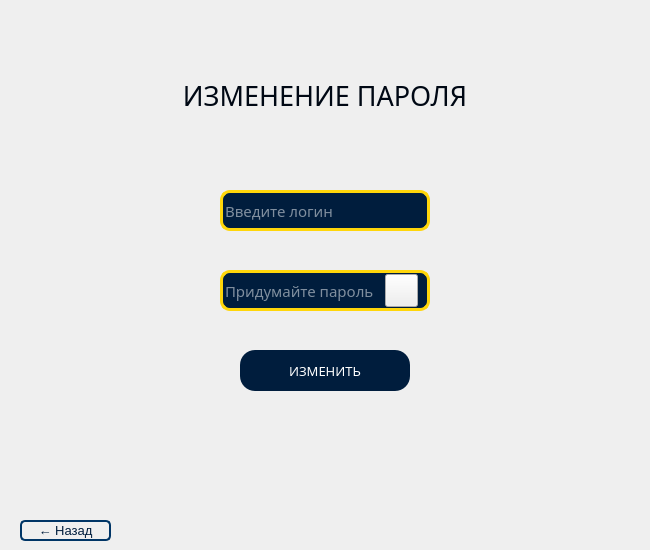
<?xml version="1.0" encoding="UTF-8"?>
<ui version="4.0">
 <class>Form</class>
 <widget class="QWidget" name="Form">
  <property name="geometry">
   <rect>
    <x>0</x>
    <y>0</y>
    <width>650</width>
    <height>550</height>
   </rect>
  </property>
  <property name="windowTitle">
   <string>Form</string>
  </property>
  <widget class="QLabel" name="error_password">
   <property name="geometry">
    <rect>
     <x>225</x>
     <y>310</y>
     <width>201</width>
     <height>25</height>
    </rect>
   </property>
   <property name="font">
    <font>
     <family>Object Sans Heavy</family>
     <pointsize>7</pointsize>
    </font>
   </property>
   <property name="styleSheet">
    <string notr="true">color: #003566;font-family:&quot;Object Sans Heavy&quot;;background:transparent
</string>
   </property>
   <property name="text">
    <string/>
   </property>
   <property name="wordWrap">
    <bool>true</bool>
   </property>
   <property name="margin">
    <number>0</number>
   </property>
   <property name="indent">
    <number>-1</number>
   </property>
  </widget>
  <widget class="QLineEdit" name="password_line">
   <property name="geometry">
    <rect>
     <x>220</x>
     <y>270</y>
     <width>210</width>
     <height>41</height>
    </rect>
   </property>
   <property name="font">
    <font>
     <family>Object Sans Heavy</family>
     <pointsize>11</pointsize>
    </font>
   </property>
   <property name="styleSheet">
    <string notr="true">color:#FFFFFF;background:#001D3D;border-radius:10px;font-family:&quot;Object Sans Heavy&quot;;border:3px solid #FFD60A;</string>
   </property>
   <property name="text">
    <string/>
   </property>
   <property name="echoMode">
    <enum>QLineEdit::Password</enum>
   </property>
   <property name="placeholderText">
    <string>Придумайте пароль</string>
   </property>
  </widget>
  <widget class="QPushButton" name="back_btn">
   <property name="geometry">
    <rect>
     <x>20</x>
     <y>520</y>
     <width>91</width>
     <height>21</height>
    </rect>
   </property>
   <property name="font">
    <font>
     <pointsize>10</pointsize>
     <underline>false</underline>
     <strikeout>false</strikeout>
    </font>
   </property>
   <property name="styleSheet">
    <string notr="true"> background: transparent;color:#001D3D;border:2px solid #003566;border-radius:5;text-decoration:none

</string>
   </property>
   <property name="text">
    <string>← Назад</string>
   </property>
  </widget>
  <widget class="QLineEdit" name="login_line">
   <property name="geometry">
    <rect>
     <x>220</x>
     <y>190</y>
     <width>210</width>
     <height>41</height>
    </rect>
   </property>
   <property name="font">
    <font>
     <family>Object Sans Heavy</family>
     <pointsize>11</pointsize>
    </font>
   </property>
   <property name="styleSheet">
    <string notr="true">color:#FFFFFF;background:#001D3D;border-radius:10px;font-family:&quot;Object Sans Heavy&quot;;border:3px solid #FFD60A;</string>
   </property>
   <property name="placeholderText">
    <string>Введите логин</string>
   </property>
  </widget>
  <widget class="QPushButton" name="change_password_btn">
   <property name="geometry">
    <rect>
     <x>240</x>
     <y>350</y>
     <width>170</width>
     <height>41</height>
    </rect>
   </property>
   <property name="font">
    <font>
     <family>Object Sans Heavy</family>
     <pointsize>10</pointsize>
    </font>
   </property>
   <property name="styleSheet">
    <string notr="true">color:#FFFFFF;background:#001D3D;border-radius:15px;font-family:&quot;Object Sans Heavy&quot;</string>
   </property>
   <property name="text">
    <string>ИЗМЕНИТЬ</string>
   </property>
  </widget>
  <widget class="QLabel" name="error_login">
   <property name="geometry">
    <rect>
     <x>225</x>
     <y>230</y>
     <width>201</width>
     <height>31</height>
    </rect>
   </property>
   <property name="font">
    <font>
     <family>Object Sans Heavy</family>
     <pointsize>7</pointsize>
    </font>
   </property>
   <property name="styleSheet">
    <string notr="true">color: #003566;font-family:&quot;Object Sans Heavy&quot;;background:transparent;</string>
   </property>
   <property name="text">
    <string/>
   </property>
   <property name="wordWrap">
    <bool>true</bool>
   </property>
  </widget>
  <widget class="QLabel" name="enter_label">
   <property name="geometry">
    <rect>
     <x>0</x>
     <y>80</y>
     <width>650</width>
     <height>31</height>
    </rect>
   </property>
   <property name="minimumSize">
    <size>
     <width>650</width>
     <height>0</height>
    </size>
   </property>
   <property name="font">
    <font>
     <family>Donpoligrafbum</family>
     <pointsize>20</pointsize>
    </font>
   </property>
   <property name="styleSheet">
    <string notr="true">background: transparent; font-family:&quot;Donpoligrafbum&quot;;color:#000814</string>
   </property>
   <property name="text">
    <string>ИЗМЕНЕНИЕ ПАРОЛЯ</string>
   </property>
   <property name="alignment">
    <set>Qt::AlignCenter</set>
   </property>
  </widget>
  <widget class="QPushButton" name="show_password_btn">
   <property name="geometry">
    <rect>
     <x>385</x>
     <y>274</y>
     <width>33</width>
     <height>33</height>
    </rect>
   </property>
   <property name="text">
    <string/>
   </property>
  </widget>
 </widget>
 <resources/>
 <connections/>
</ui>
